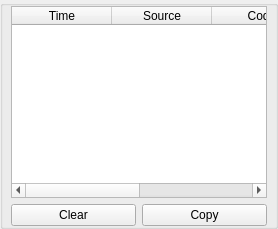
             <widget class="QWidget" name="pageDiagEvents">
              <attribute name="title">
               <string>Events / Faults</string>
              </attribute>
              <layout class="QVBoxLayout" name="layout_pageDiagEvents">
               <property name="spacing">
                <number>0</number>
               </property>
               <property name="leftMargin">
                <number>0</number>
               </property>
               <property name="topMargin">
                <number>0</number>
               </property>
               <property name="rightMargin">
                <number>0</number>
               </property>
               <property name="bottomMargin">
                <number>0</number>
               </property>
               <item>
                <widget class="QGroupBox" name="gbDiagEvents">
                 <property name="sizePolicy">
                  <sizepolicy hsizetype="Expanding" vsizetype="Expanding">
                   <horstretch>1</horstretch>
                   <verstretch>1</verstretch>
                  </sizepolicy>
                 </property>
                 <property name="maximumSize">
                  <size>
                   <width>16777215</width>
                   <height>16777215</height>
                  </size>
                 </property>
                 <property name="title">
                  <string/>
                 </property>
                 <layout class="QVBoxLayout" name="layoutDiagEvents">
                  <property name="spacing">
                   <number>6</number>
                  </property>
                  <property name="leftMargin">
                   <number>8</number>
                  </property>
                  <property name="topMargin">
                   <number>0</number>
                  </property>
                  <property name="rightMargin">
                   <number>8</number>
                  </property>
                  <property name="bottomMargin">
                   <number>0</number>
                  </property>
                  <item>
                   <widget class="QTableWidget" name="tblDiagEvents">
                    <property name="rowCount">
                     <number>0</number>
                    </property>
                    <property name="columnCount">
                     <number>4</number>
                    </property>
                    <column>
                     <property name="text">
                      <string>Time</string>
                     </property>
                    </column>
                    <column>
                     <property name="text">
                      <string>Source</string>
                     </property>
                    </column>
                    <column>
                     <property name="text">
                      <string>Code</string>
                     </property>
                    </column>
                    <column>
                     <property name="text">
                      <string>Message</string>
                     </property>
                    </column>
                   </widget>
                  </item>
                  <item>
                   <layout class="QHBoxLayout" name="layoutDiagEventsBtns">
                    <property name="spacing">
                     <number>6</number>
                    </property>
                    <property name="leftMargin">
                     <number>0</number>
                    </property>
                    <property name="topMargin">
                     <number>0</number>
                    </property>
                    <property name="rightMargin">
                     <number>0</number>
                    </property>
                    <property name="bottomMargin">
                     <number>0</number>
                    </property>
                    <item>
                     <widget class="QPushButton" name="btnDiagClearEvents">
                      <property name="text">
                       <string>Clear</string>
                      </property>
                     </widget>
                    </item>
                    <item>
                     <widget class="QPushButton" name="btnDiagCopyEvents">
                      <property name="text">
                       <string>Copy</string>
                      </property>
                     </widget>
                    </item>
                   </layout>
                  </item>
                 </layout>
                </widget>
               </item>
              </layout>
             </widget>
